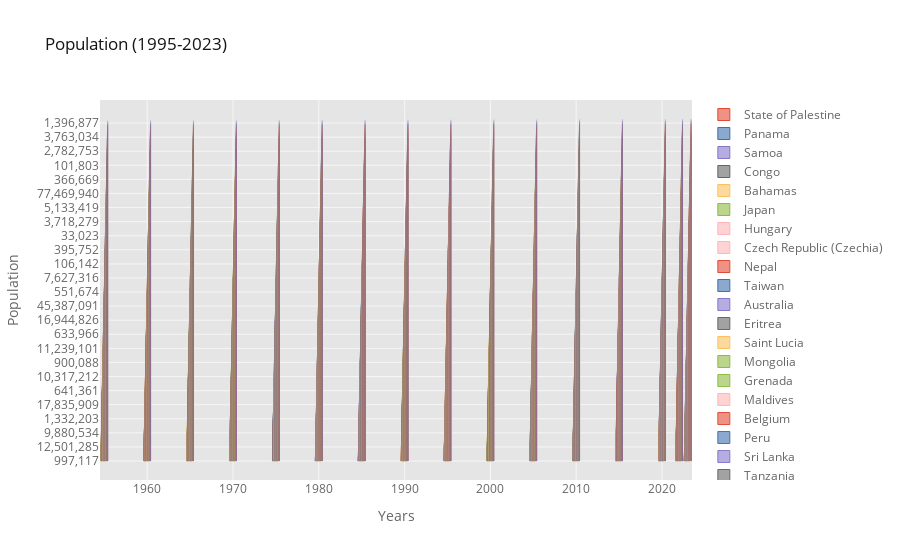

The code cell stored with this chart in its notebook:
### Code cell
# 199 country's population bar chart by year
df_pivot.iplot(kind='bar', sortbars=True,theme='ggplot',xTitle='Years',yTitle='Population',title='Population (1995-2023)')
